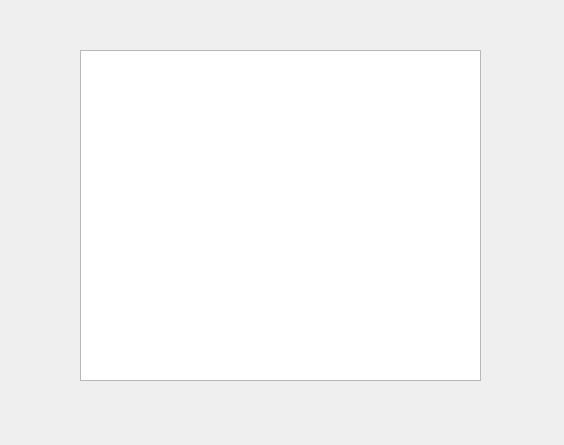
<?xml version="1.0" encoding="UTF-8"?>
<ui version="4.0">
 <class>Dialog</class>
 <widget class="QDialog" name="Dialog">
  <property name="geometry">
   <rect>
    <x>0</x>
    <y>0</y>
    <width>564</width>
    <height>445</height>
   </rect>
  </property>
  <property name="windowTitle">
   <string>Dialog</string>
  </property>
  <widget class="QTableView" name="tableView">
   <property name="geometry">
    <rect>
     <x>80</x>
     <y>50</y>
     <width>401</width>
     <height>331</height>
    </rect>
   </property>
  </widget>
 </widget>
 <resources/>
 <connections/>
</ui>
